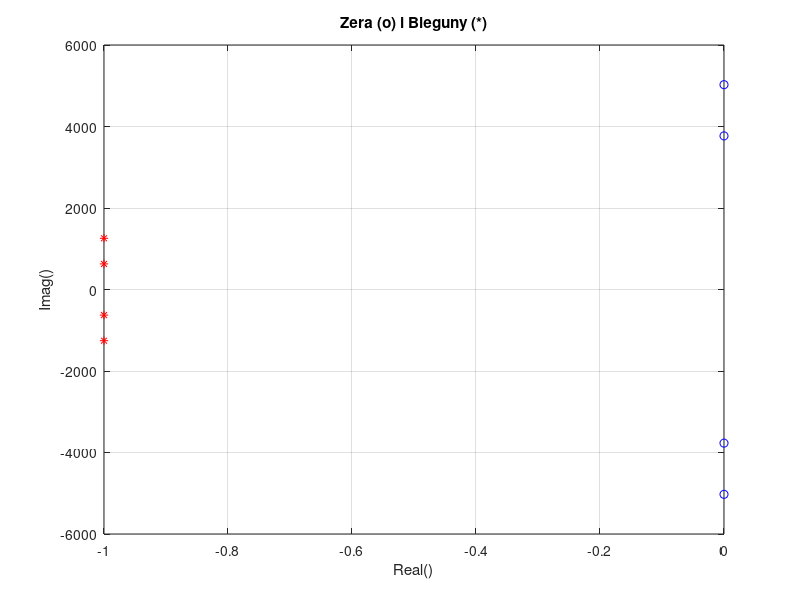
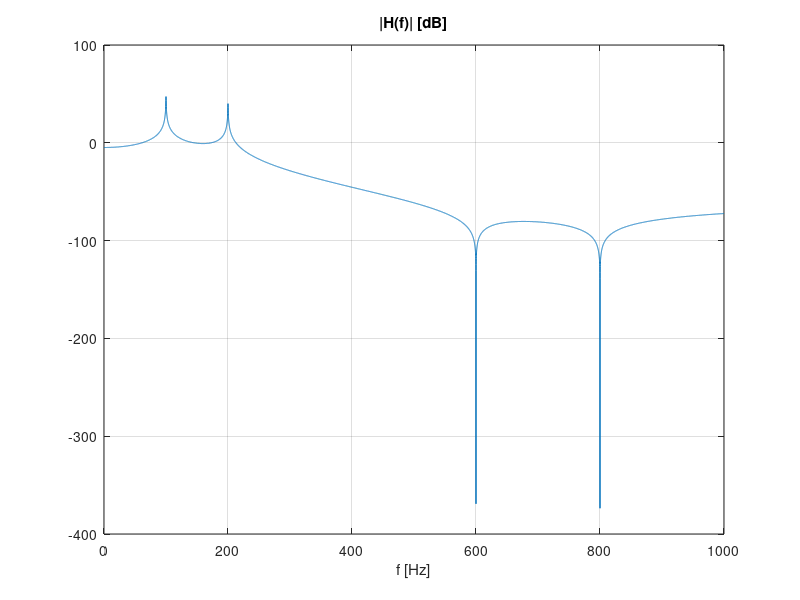
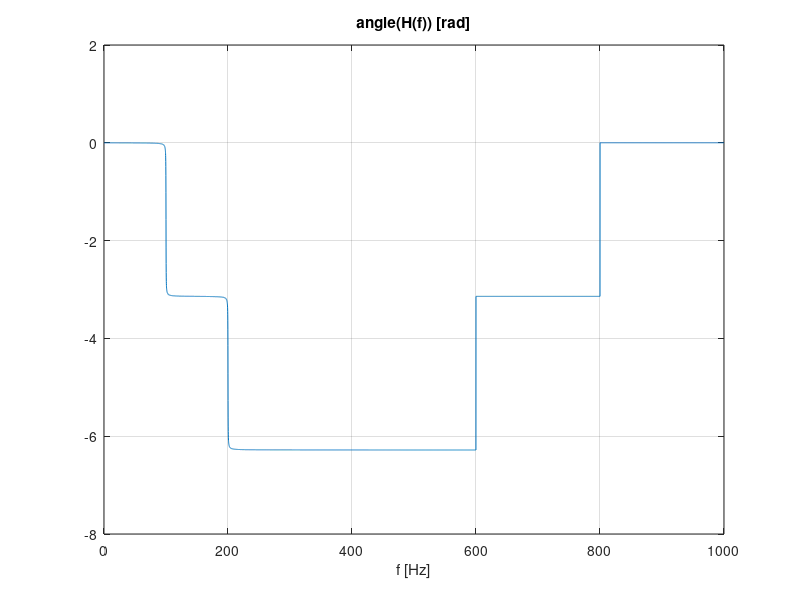

The MATLAB source for these figures, in order: (Note: this script raises an error after producing the figures.)
% cps_07_analog_intro.m
clear all; close all;

% Zaprojektuj/dobierz wspolczynniki transmitancji filtra analogowego
if(0)  % dobor wartosci wspolczynnikow wielomianow zmiennej 's' transmitancji
   b = [3,2];                      % [ b1, b0 ]
   a = [4,3,2,1];                  % [ a3, a2, a1, a0=1]
   z = roots(b); p = roots(a);     % [b,a] --> [z,p]
else   % dobor wartosci pierwiastkow wielomianow zmiennej 's' transmitancji
   wzm = 0.001;
   z = j*2*pi*[ 600,800 ];         z = [z conj(z)];
   p = [-1,-1] + j*2*pi*[100,200]; p = [p conj(p)];
   b = wzm*poly(z);  a = poly(p); % [z,p] --> [b,a]
end
figure; plot(real(z),imag(z),'bo', real(p),imag(p),'r*'); grid;
title('Zera (o) i Bieguny (*)'); xlabel('Real()'); ylabel('Imag()'); pause

% Weryfikacja odpowiedzi (charakterystyki) filtra: amplitudowej fazowej, impulsowej, skokowej
f = 0 : 0.1 : 1000;                % czestotliwosc w hercach
w = 2*pi*f;                        % czestotliwosc katowa, pulsacja
s = j*w;                           % zmienna transformacji Laplace'a
H = polyval(b,s) ./ polyval(a,s);  % h(s) --> H(f) dla s=j*w: iloraz dwoch wielomianow
figure; plot(f,20*log10(abs(H))); xlabel('f [Hz]'); title('|H(f)| [dB]'); grid; pause
figure; plot(f,unwrap(angle(H))); xlabel('f [Hz]'); title('angle(H(f)) [rad]'); grid; pause
figure; impulse(b,a); pause        % odpowiedz filtra na pobudzenie impulsowe (z Control Toolbox)
figure; step(b,a); pause           % odpowiedz filtra na pobudzenie skokowe (z Control Toolbox)
